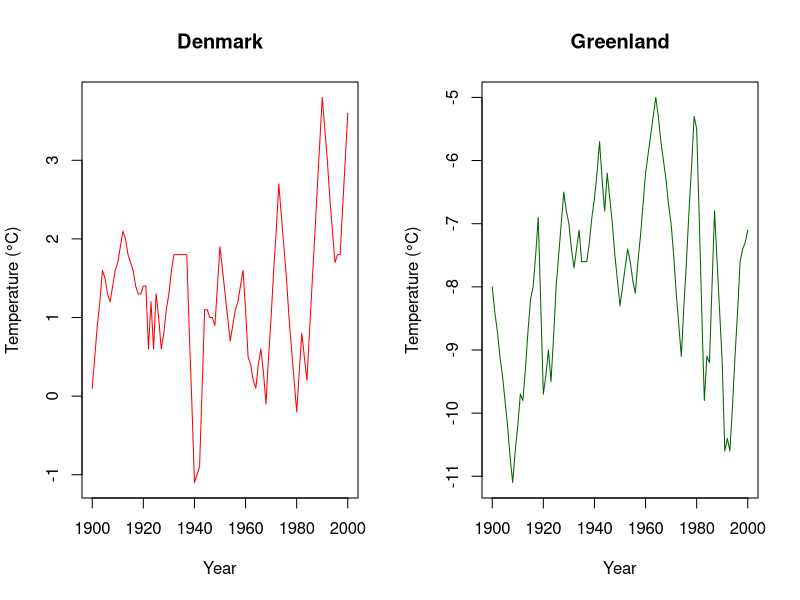
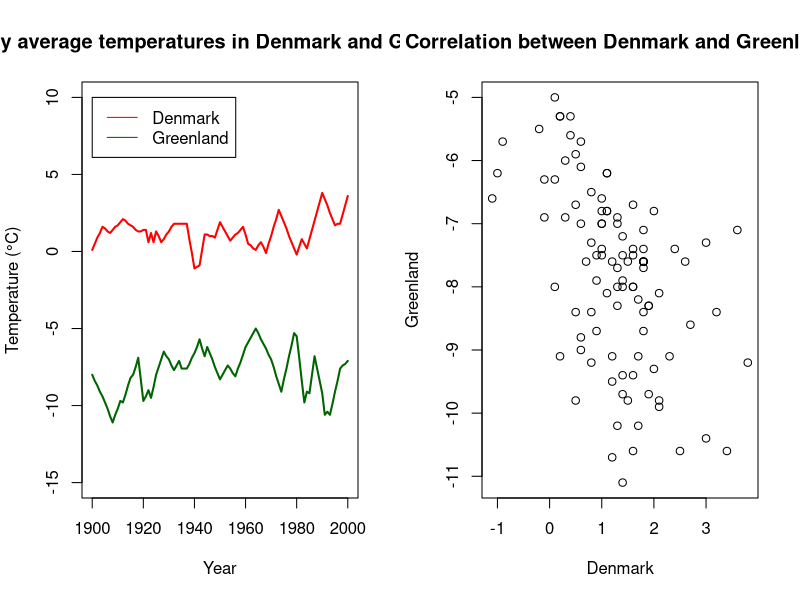
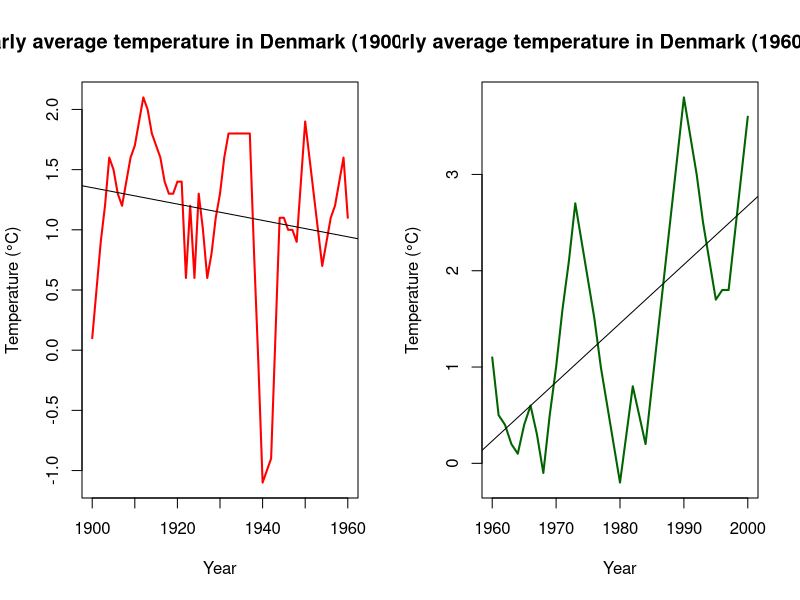

Generate these figures, in order, with R:
## ---- chunk 1
## set working directory
require("knitr")
require("ggplot2")
## ---- chunk 2
clima <- read.table("clima.txt", header=TRUE)
## ---- chunk 3
par(mfrow=c(1,2))
plot(clima$time, clima$denmark, main="Denmark", type="l", xlab="Year", ylab="Temperature (°C)", col="red")
plot(clima$time, clima$greenland, main="Greenland", type="l", xlab="Year", ylab="Temperature (°C)", col="dark green")
## ---- chunk 4
# Line plot
plot(clima$time, clima$denmark, type="l", main="Yearly average temperatures in Denmark and Greenland", col="red", xlab="Year", ylab="Temperature (°C)", ylim=c(-15,10), lwd=2)
lines(clima$time, clima$greenland, col="dark green", lwd=2)
legend(1900,10, legend=c("Denmark", "Greenland"), col=c("red", "dark green"), lty=1:1, cex=1)
correlation=cor(clima$denmark, clima$greenland)
cor.test(clima$denmark, clima$greenland)

# Scatter plot
plot(clima$denmark, clima$greenland, main="Correlation between Denmark and Greenland", xlab="Denmark", ylab="Greenland")

## ---- chunk 5
clima1900 <- clima[clima$time<1961,]
plot(clima1900$time, clima1900$denmark, main="Yearly average temperature in Denmark (1900 - 1960)", type="l", col="red", xlab="Year", ylab="Temperature (°C)", lwd=2)
abline(lm(clima1900$denmark~clima1900$time))
## ---- chunk 6
clima1960 <- clima[clima$time>1959,]
plot(clima1960$time, clima1960$denmark, main="Yearly average temperature in Denmark (1960 - 2000)", type="l", col="dark green", xlab="Year", ylab="Temperature (°C)", lwd=2)
abline(lm(clima1960$denmark~clima1960$time))
